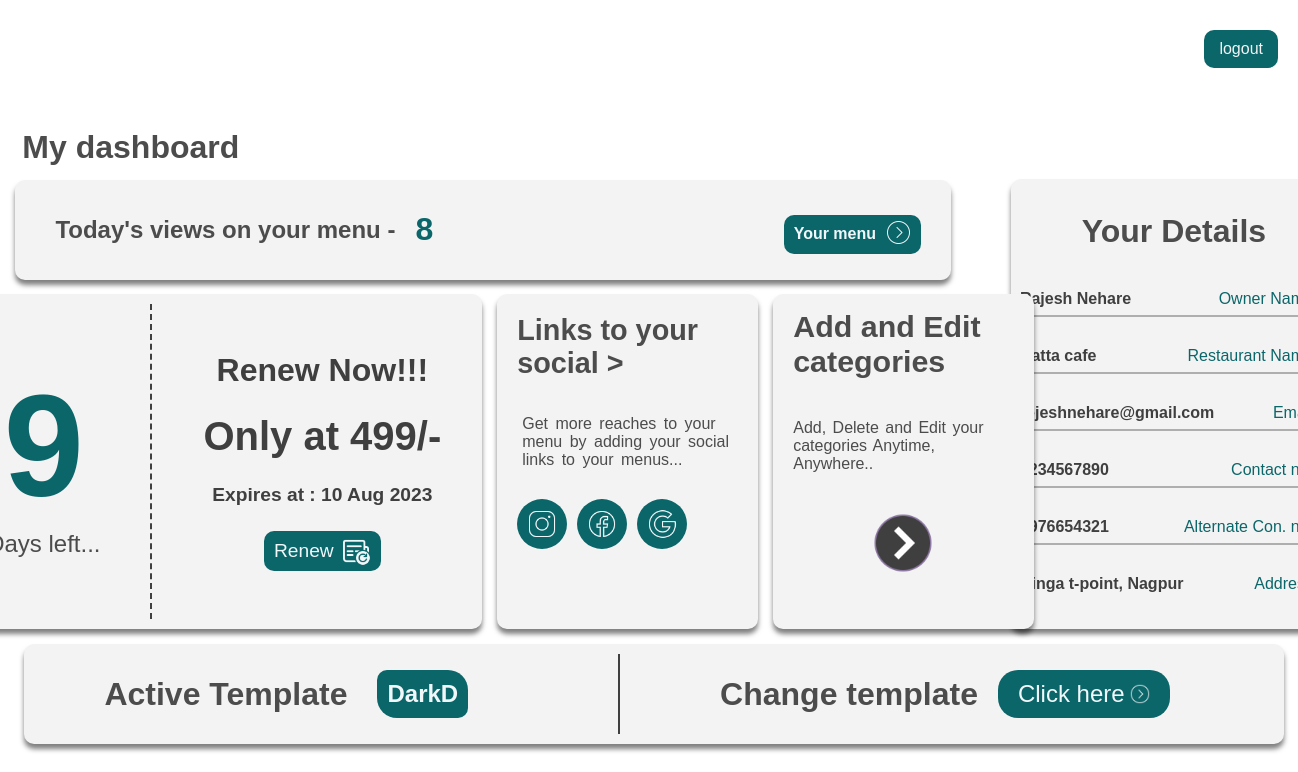
Page /client/psudoPanel/ (signed in) on the earlier database version.
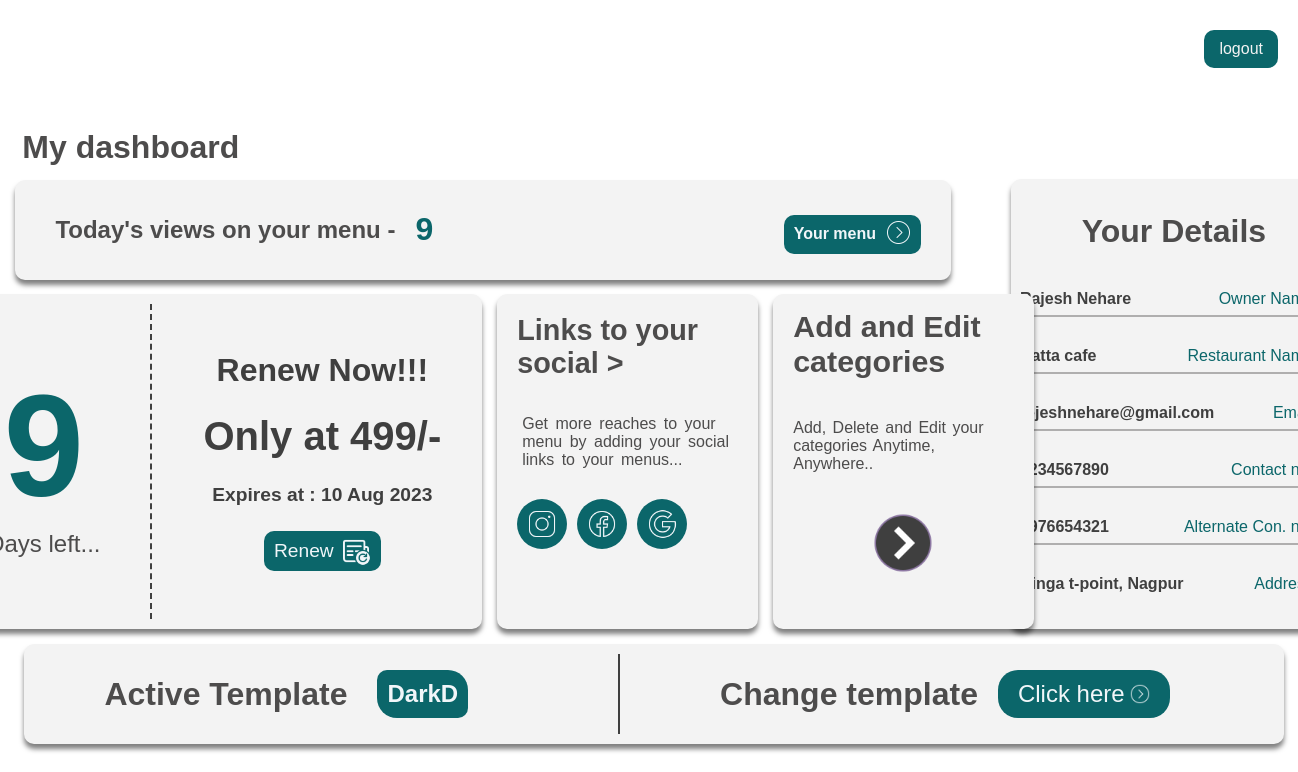
Same page on the later database version.
### client/models.py (models this page shows, shortened)
class DailyVisitors(models.Model):
    Daily_visitors = models.IntegerField(default=0, null=True, blank=True)
    date = models.DateField(default= timezone.now(), blank=True, null=True)
    menu = models.OneToOneField(Menu, on_delete=models.CASCADE)

### client/views.py (the view)
# urls.py: path('psudoPanel/', views.psudoPanel, name='psudoPanel'),
@login_required
@menu_creation
def psudoPanel(request):
    menu = Menu.objects.get(user = request.user)
    dailyVisitors = DailyVisitors.objects.get(menu = menu)
    data = {
        'menu' : menu,
        'dailyVisitors': dailyVisitors
    }
    return render(request, 'client/psudoPanel.html', data)

### client/views.py (called while the page is built)
def menu_creation(view_func, verification_url="/client/getstarted/"):
    @functools.wraps(view_func)
    def wrapper(request, *args, **kwargs):
        if Menu.objects.filter(user=request.user).exists():
            return view_func(request, *args, **kwargs)
        messages.info(request, "create menu first")
        print("create menu first")
        return redirect(verification_url)
    return wrapper

### templates/client/psudoPanel.html (shortened to what the changed rows need)
{% load static %}
<!DOCTYPE html>
<html lang="en">
<head>
    <link rel="stylesheet" href="{% static 'css/dashboard.css' %}">
</head>
<body>
    <div class="containerH">
        <div class="dash-content">
            <div class="content-upper" style="display: flex;">
                <div class="content-left">
                    <div id="views">
                        <div class="view-left">
                            <p class="viewsp-des">Today's views on your menu -</p>
                            {% if dailyVisitors %}
                            <h1 class="view-count"> {{dailyVisitors.Daily_visitors}} </h1>
                            {% endif %}
                        </div>
                    </div>
                    <div class="left-mid">
                        <div class="days-left-cont">
                            <div class="left">
                                <h1> 9</h1>
                            </div>
                        </div>
                        <div class="mid-sub">
                            <div class="add-category-cont">
                                <h1> Add and Edit categories </h1>
                            </div>
                        </div>
                    </div>
                </div>
                    <div class="profile-cont">
                        <div class="profile-top">
                            <h1>Your Details</h1>
                        </div>
                    </div>
            </div>
            <div class="content-bottom">
                <div class="active-template-cont">
                    <div class="left">
                        <h1>DarkD</h1>
                    </div>
                </div>
            </div>
        </div>
    </div>
</body>
</html>

Differences in the rows shown:
changed DailyVisitors: Daily_visitors "8" → "9"
